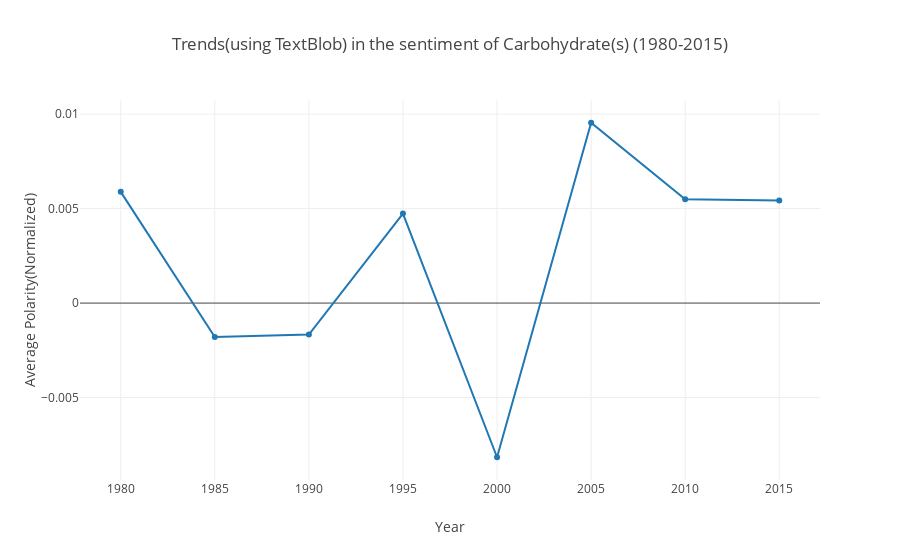

The cell this chart's notebook holds for it:
### Code cell
import plotly.plotly as py
init_notebook_mode(connected=True)

nutrientName = 'Carbohydrate'

iplot(getNutrientPolarityTrendLineUsingTextBlob(nutrientName))

### Figure 1 — Plotly figure (JSON) as saved in the notebook; plotly's stock layout.template omitted (floating-point values rounded to 4 significant figures)
{"data": [{"type": "scatter", "x": [1980, 1985, 1990, 1995, 2000, 2005, 2010, 2015], "y": [0.005887, -0.001797, -0.001665, 0.004736, -0.00816, 0.009544, 0.005494, 0.005426]}], "layout": {"title": "Trends(using TextBlob) in the sentiment of Carbohydrate(s) (1980-2015)", "xaxis": {"title": "Year"}, "yaxis": {"title": "Average Polarity(Normalized)"}}}
